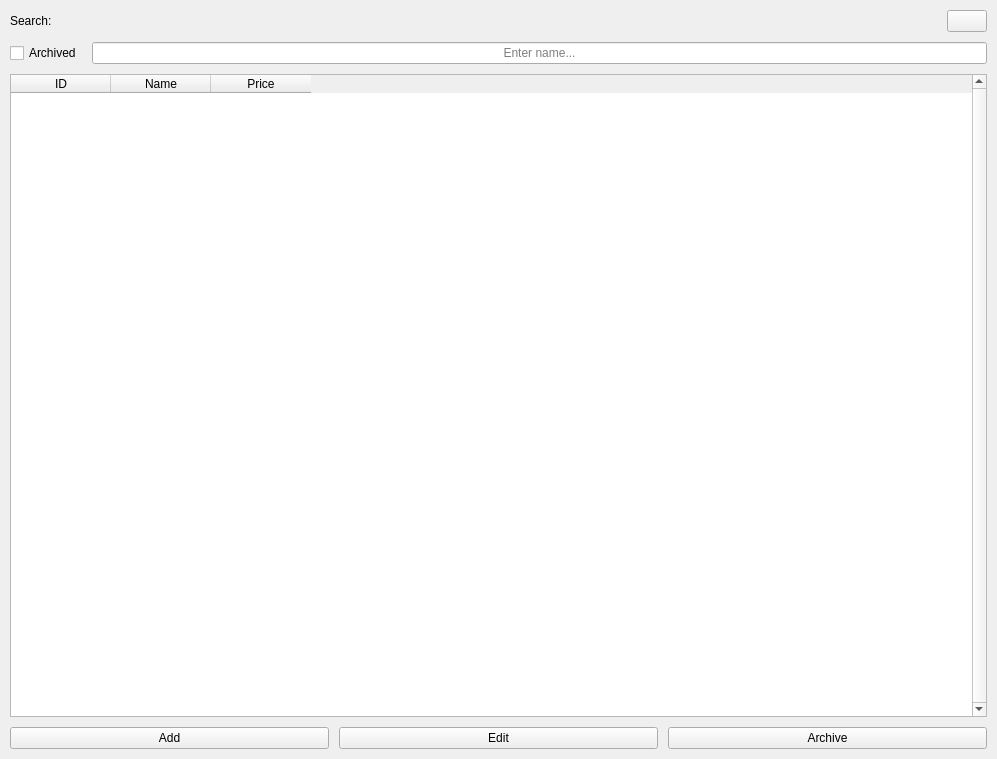
<?xml version="1.0" encoding="UTF-8"?>
<ui version="4.0">
 <class>Services</class>
 <widget class="QWidget" name="Services">
  <property name="geometry">
   <rect>
    <x>0</x>
    <y>0</y>
    <width>997</width>
    <height>759</height>
   </rect>
  </property>
  <property name="windowTitle">
   <string>Form</string>
  </property>
  <layout class="QVBoxLayout" name="main_layout" stretch="0,0,1,0">
   <property name="spacing">
    <number>10</number>
   </property>
   <property name="leftMargin">
    <number>10</number>
   </property>
   <property name="topMargin">
    <number>10</number>
   </property>
   <property name="rightMargin">
    <number>10</number>
   </property>
   <property name="bottomMargin">
    <number>10</number>
   </property>
   <item>
    <layout class="QHBoxLayout" name="hlo_refresh">
     <property name="spacing">
      <number>10</number>
     </property>
     <item>
      <widget class="QLabel" name="lbl_search">
       <property name="text">
        <string>Search:</string>
       </property>
      </widget>
     </item>
     <item>
      <spacer name="horizontalSpacer">
       <property name="orientation">
        <enum>Qt::Horizontal</enum>
       </property>
       <property name="sizeHint" stdset="0">
        <size>
         <width>40</width>
         <height>20</height>
        </size>
       </property>
      </spacer>
     </item>
     <item>
      <widget class="QPushButton" name="pshbtn_refresh">
       <property name="cursor">
        <cursorShape>PointingHandCursor</cursorShape>
       </property>
       <property name="text">
        <string/>
       </property>
       <property name="icon">
        <iconset resource="../Resource/resource.qrc">
         <normaloff>:/refresh.png</normaloff>:/refresh.png</iconset>
       </property>
      </widget>
     </item>
    </layout>
   </item>
   <item>
    <layout class="QHBoxLayout" name="hlo_search">
     <property name="spacing">
      <number>10</number>
     </property>
     <item>
      <widget class="QCheckBox" name="chkbx_archived">
       <property name="cursor">
        <cursorShape>PointingHandCursor</cursorShape>
       </property>
       <property name="text">
        <string>Archived</string>
       </property>
      </widget>
     </item>
     <item>
      <widget class="QLineEdit" name="lnedit_name">
       <property name="alignment">
        <set>Qt::AlignCenter</set>
       </property>
       <property name="placeholderText">
        <string>Enter name...</string>
       </property>
      </widget>
     </item>
    </layout>
   </item>
   <item>
    <widget class="QTableWidget" name="tblwdgt_services">
     <property name="verticalScrollBarPolicy">
      <enum>Qt::ScrollBarAlwaysOn</enum>
     </property>
     <property name="editTriggers">
      <set>QAbstractItemView::NoEditTriggers</set>
     </property>
     <property name="alternatingRowColors">
      <bool>true</bool>
     </property>
     <property name="selectionMode">
      <enum>QAbstractItemView::SingleSelection</enum>
     </property>
     <property name="selectionBehavior">
      <enum>QAbstractItemView::SelectRows</enum>
     </property>
     <property name="cornerButtonEnabled">
      <bool>false</bool>
     </property>
     <attribute name="horizontalHeaderHighlightSections">
      <bool>false</bool>
     </attribute>
     <attribute name="verticalHeaderVisible">
      <bool>false</bool>
     </attribute>
     <column>
      <property name="text">
       <string>ID</string>
      </property>
     </column>
     <column>
      <property name="text">
       <string>Name</string>
      </property>
     </column>
     <column>
      <property name="text">
       <string>Price</string>
      </property>
     </column>
    </widget>
   </item>
   <item>
    <layout class="QHBoxLayout" name="hlo_page_buttons">
     <property name="spacing">
      <number>10</number>
     </property>
     <item>
      <widget class="QPushButton" name="pshbtn_add">
       <property name="cursor">
        <cursorShape>PointingHandCursor</cursorShape>
       </property>
       <property name="text">
        <string>Add</string>
       </property>
      </widget>
     </item>
     <item>
      <widget class="QPushButton" name="pshbtn_edit">
       <property name="cursor">
        <cursorShape>PointingHandCursor</cursorShape>
       </property>
       <property name="text">
        <string>Edit</string>
       </property>
      </widget>
     </item>
     <item>
      <widget class="QPushButton" name="pshbtn_archive">
       <property name="cursor">
        <cursorShape>PointingHandCursor</cursorShape>
       </property>
       <property name="text">
        <string>Archive</string>
       </property>
      </widget>
     </item>
    </layout>
   </item>
  </layout>
 </widget>
 <resources>
  <include location="../Resource/resource.qrc"/>
 </resources>
 <connections/>
</ui>
